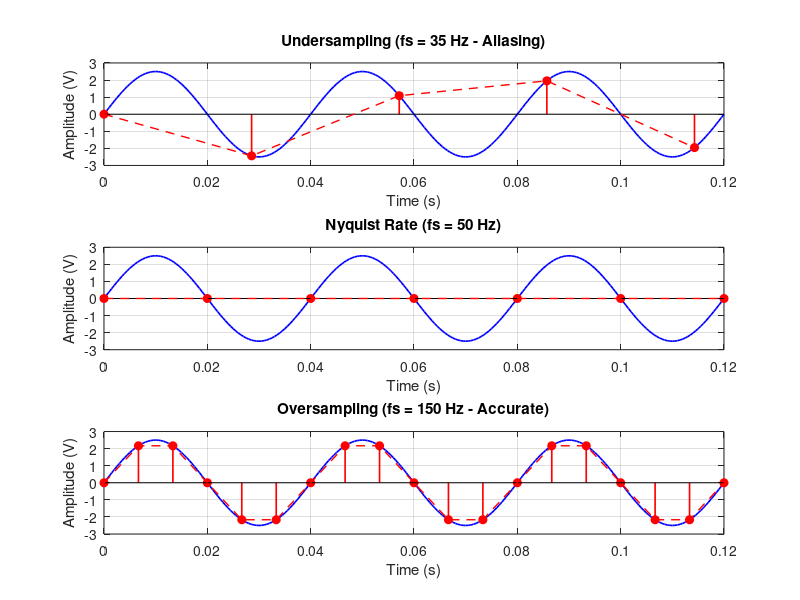

Reproduce this figure in MATLAB.
clc; clear; close all;
f_sig = 25;   % 25 Hz signal
A_sig = 2.5;  % 2.5 V amplitude
t_cont = 0:0.0005:0.12;
x_cont = A_sig * sin(2*pi*f_sig*t_cont);
fs_list = [35, 50, 150];
titles = {'Undersampling (fs = 35 Hz - Aliasing)', ...
          'Nyquist Rate (fs = 50 Hz)', ...
          'Oversampling (fs = 150 Hz - Accurate)'};
figure;
for i = 1:3
    fs = fs_list(i);
    Ts = 1/fs;
    t_samp = 0:Ts:0.12;
    x_samp = A_sig * sin(2*pi*f_sig*t_samp);

    subplot(3, 1, i);
    plot(t_cont, x_cont, 'b-', 'LineWidth', 1.2); hold on;
    stem(t_samp, x_samp, 'ro', 'filled', 'LineWidth', 1.2);
    plot(t_samp, x_samp, 'r--', 'LineWidth', 1);
    grid on; title(titles{i});
    xlabel('Time (s)'); ylabel('Amplitude (V)');
end
